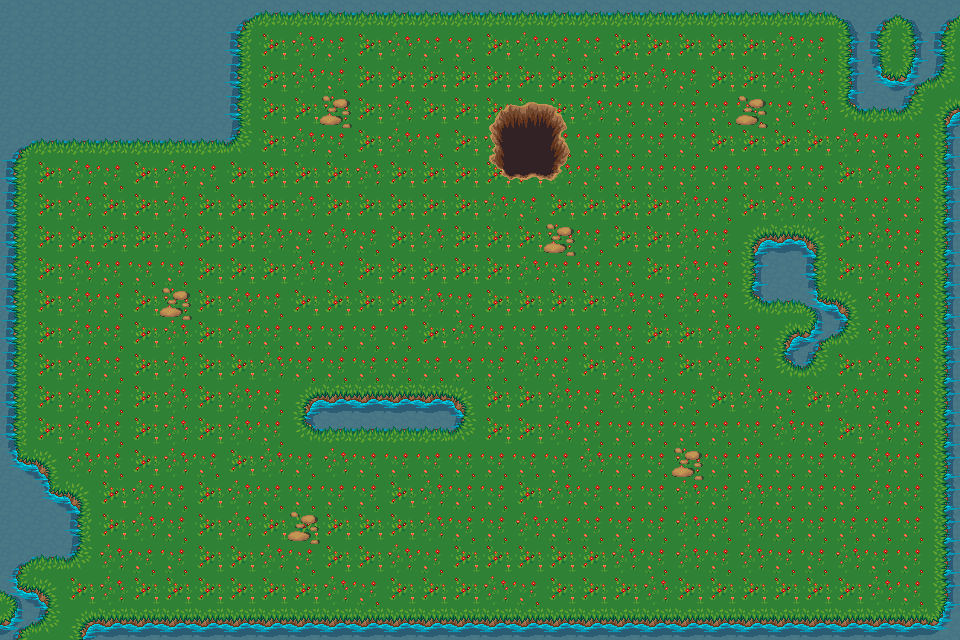

Tiled map render using the project's own tile images. Description and the whole map definition, tile-layer contents included, below:
An orthogonal 30x20 tile map with 32x32 px tiles, 2 tile layers (BaseLayer, Ressources).

<map version="1.10" tiledversion="1.10.2" orientation="orthogonal" renderorder="right-up" width="30" height="20" tilewidth="32" tileheight="32" infinite="0" nextlayerid="3" nextobjectid="1">
 <tileset firstgid="1" source="TileSetOdyssey.tsx" />
 <layer id="1" name="BaseLayer" width="30" height="20">
  <data encoding="csv">
546,546,546,546,546,546,546,1268,1396,1396,1396,1396,1396,1396,1396,1396,1396,1396,1396,1396,1396,1396,1396,1396,1396,1396,1269,1268,1269,1268,
546,1364,1364,1364,1364,1364,1364,1365,1844,1845,1846,1844,1845,1846,1846,1844,1845,1846,1846,1844,1844,1844,1844,1844,1845,1846,1363,1365,1363,1365,
546,1364,1364,1364,1364,1364,1364,1365,1844,1845,1846,1844,1844,1844,1844,1844,1844,1844,1844,1844,1845,1846,1844,1844,1845,1846,1363,1300,1427,1397,
546,1364,1364,1364,1364,1364,1364,1365,1844,1844,1845,1844,1845,1844,1844,1844,1844,1844,1845,1846,1846,1846,1846,1846,1846,1845,1395,1396,1397,1331,
1268,1396,1396,1396,1396,1396,1396,1397,1844,1845,1846,1844,1845,1846,1844,1845,1846,1846,1846,1846,1846,1846,1844,1844,1844,1844,1845,1846,1846,1363,
1365,1844,1845,1846,1844,1845,1846,1844,1844,1844,1844,1845,1844,1844,1844,1844,1844,1845,1846,1846,1846,1846,1846,1846,1846,1846,1844,1845,1846,1363,
1365,1844,1845,1844,1844,1845,1844,1844,1844,1845,1844,1844,1844,1844,1844,1845,1846,1844,1844,1844,1844,1845,1846,1844,1845,1846,1846,1846,1846,1363,
1365,1844,1844,1844,1844,1845,1844,1844,1845,1846,1845,1846,1844,1845,1844,1844,1844,1845,1846,1844,1844,1845,1846,1331,1332,1333,1844,1845,1846,1363,
1365,1844,1845,1846,1846,1846,1844,1844,1844,1845,1846,1844,1844,1844,1844,1844,1845,1846,1846,1846,1844,1845,1846,1363,1364,1365,1844,1845,1846,1363,
1365,1844,1845,1846,1844,1845,1844,1845,1846,1844,1844,1844,1844,1845,1846,1844,1844,1844,1844,1845,1846,1845,1846,1395,1396,1428,1333,1845,1846,1363,
1365,1844,1845,1846,1844,1845,1844,1845,1846,1846,1846,1846,1846,1844,1845,1846,1846,1846,1846,1846,1844,1844,1845,1846,1331,1427,1397,1845,1846,1363,
1365,1844,1845,1846,1844,1845,1844,1844,1845,1846,1846,1846,1846,1846,1846,1846,1845,1846,1844,1845,1846,1844,1845,1846,1395,1397,1844,1845,1846,1363,
1365,1844,1845,1846,1844,1845,1844,1845,1846,1331,1332,1332,1332,1332,1333,1844,1844,1845,1846,1845,1846,1846,1844,1845,1846,1844,1845,1846,1846,1363,
1365,1844,1845,1846,1844,1845,1844,1845,1846,1395,1396,1396,1396,1396,1397,1844,1844,1845,1846,1846,1846,1846,1846,1846,1845,1846,1844,1845,1846,1363,
1300,1333,1845,1846,1844,1845,1846,1844,1845,1846,1845,1846,1846,1846,1846,1846,1846,1846,1845,1846,1846,1845,1846,1846,1846,1846,1846,1845,1846,1363,
1364,1300,1333,1844,1845,1846,1844,1845,1846,1846,1846,1846,1844,1845,1846,1846,1844,1845,1846,1846,1846,1845,1846,1845,1846,1846,1846,1845,1846,1363,
1364,1364,1365,1844,1845,1846,1844,1845,1844,1844,1844,1844,1844,1845,1846,1846,1845,1846,1846,1846,1846,1845,1846,1845,1846,1846,1846,1846,1846,1363,
1268,1396,1397,1845,1846,1846,1844,1844,1845,1846,1844,1844,1845,1846,1844,1844,1844,1844,1844,1845,1846,1845,1846,1845,1846,1846,1845,1846,1846,1363,
1428,1333,1844,1845,1844,1844,1844,1844,1844,1844,1845,1846,1844,1844,1844,1845,1846,1844,1844,1844,1845,1844,1844,1844,1844,1844,1844,1845,1846,1363,
1427,1397,1331,1332,1332,1332,1332,1332,1332,1332,1332,1332,1332,1332,1332,1332,1332,1332,1332,1332,1332,1332,1332,1332,1332,1332,1332,1332,1332,1301
</data>
 </layer>
 <layer id="2" name="Ressources" width="30" height="20">
  <data encoding="csv">
0,0,0,0,0,0,0,0,0,0,0,0,0,0,0,0,0,0,0,0,0,0,0,0,0,0,0,0,0,0,
0,0,0,0,0,0,0,0,0,0,0,0,0,0,0,0,0,0,0,0,0,0,0,0,0,0,0,0,0,0,
0,0,0,0,0,0,0,0,0,0,0,0,0,0,0,0,0,0,0,0,0,0,0,0,0,0,0,0,0,0,
0,0,0,0,0,0,0,0,0,0,1697,0,0,0,0,1101,1102,1103,0,0,0,0,0,1697,0,0,0,0,0,0,
0,0,0,0,0,0,0,0,0,0,0,0,0,0,0,1133,1134,1135,0,0,0,0,0,0,0,0,0,0,0,0,
0,0,0,0,0,0,0,0,0,0,0,0,0,0,0,1165,1166,1167,0,0,0,0,0,0,0,0,0,0,0,0,
0,0,0,0,0,0,0,0,0,0,0,0,0,0,0,0,0,0,0,0,0,0,0,0,0,0,0,0,0,0,
0,0,0,0,0,0,0,0,0,0,0,0,0,0,0,0,0,1697,0,0,0,0,0,0,0,0,0,0,0,0,
0,0,0,0,0,0,0,0,0,0,0,0,0,0,0,0,0,0,0,0,0,0,0,0,0,0,0,0,0,0,
0,0,0,0,0,1697,0,0,0,0,0,0,0,0,0,0,0,0,0,0,0,0,0,0,0,0,0,0,0,0,
0,0,0,0,0,0,0,0,0,0,0,0,0,0,0,0,0,0,0,0,0,0,0,0,0,0,0,0,0,0,
0,0,0,0,0,0,0,0,0,0,0,0,0,0,0,0,0,0,0,0,0,0,0,0,0,0,0,0,0,0,
0,0,0,0,0,0,0,0,0,0,0,0,0,0,0,0,0,0,0,0,0,0,0,0,0,0,0,0,0,0,
0,0,0,0,0,0,0,0,0,0,0,0,0,0,0,0,0,0,0,0,0,0,0,0,0,0,0,0,0,0,
0,0,0,0,0,0,0,0,0,0,0,0,0,0,0,0,0,0,0,0,0,1697,0,0,0,0,0,0,0,0,
0,0,0,0,0,0,0,0,0,0,0,0,0,0,0,0,0,0,0,0,0,0,0,0,0,0,0,0,0,0,
0,0,0,0,0,0,0,0,0,1697,0,0,0,0,0,0,0,0,0,0,0,0,0,0,0,0,0,0,0,0,
0,0,0,0,0,0,0,0,0,0,0,0,0,0,0,0,0,0,0,0,0,0,0,0,0,0,0,0,0,0,
0,0,0,0,0,0,0,0,0,0,0,0,0,0,0,0,0,0,0,0,0,0,0,0,0,0,0,0,0,0,
0,0,0,0,0,0,0,0,0,0,0,0,0,0,0,0,0,0,0,0,0,0,0,0,0,0,0,0,0,0
</data>
 </layer>
</map>
